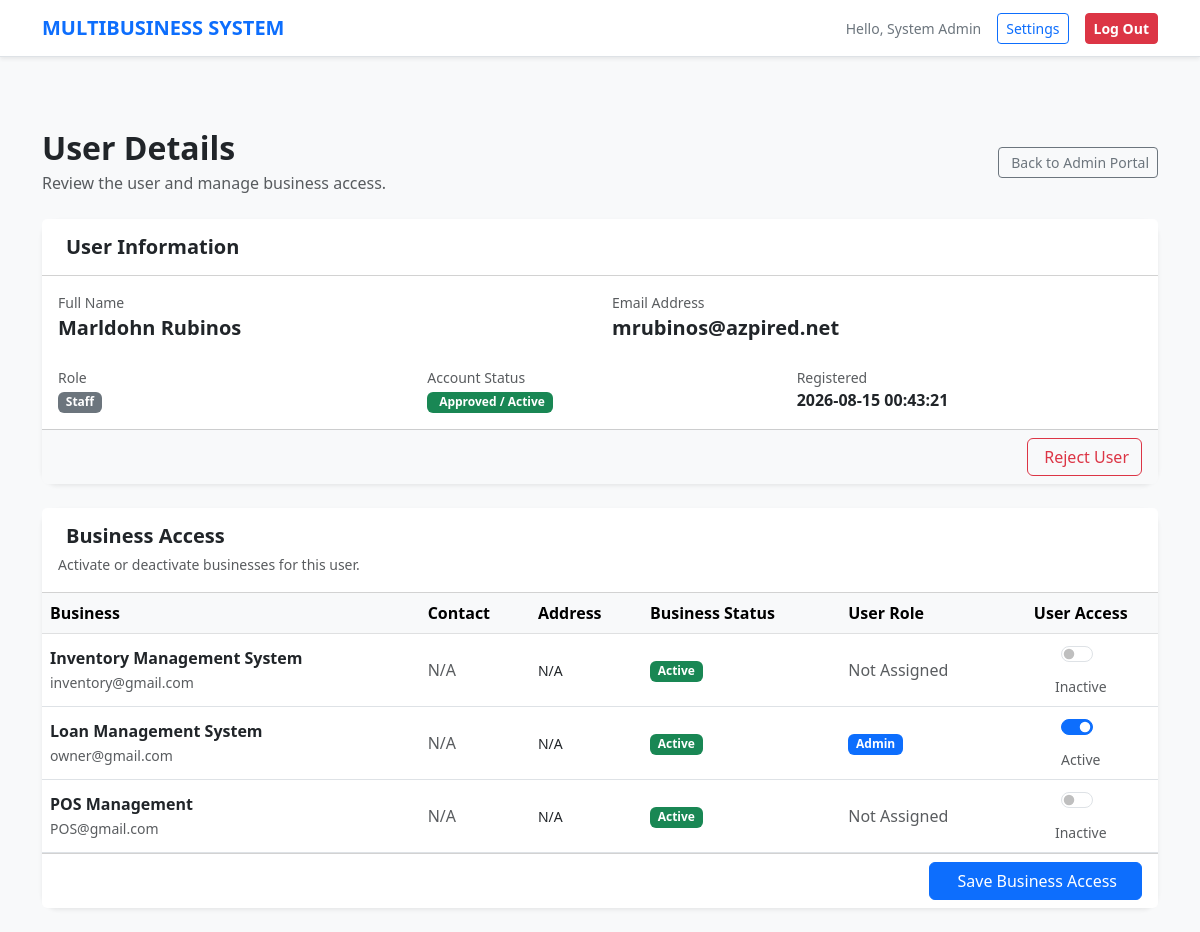
/public/index.php?page=admin_user_details&id=3 (signed in), run on the app's committed database.
### tables this page shows
CREATE TABLE `users` (
  `id` int(11) NOT NULL,
  `name` varchar(150) NOT NULL,
  `email` varchar(150) NOT NULL,
  `password` varchar(255) NOT NULL,
  `role` enum('super_admin','admin','staff') NOT NULL DEFAULT 'staff',
  `status` enum('active','inactive','pending') NOT NULL DEFAULT 'active',
  `created_at` timestamp NOT NULL DEFAULT current_timestamp(),
  `updated_at` timestamp NULL DEFAULT NULL ON UPDATE current_timestamp()
);

CREATE TABLE `businesses` (
  `id` int(11) NOT NULL,
  `name` varchar(150) NOT NULL,
  `email` varchar(150) DEFAULT NULL,
  `phone` varchar(50) DEFAULT NULL,
  `address` text DEFAULT NULL,
  `status` enum('active','inactive') NOT NULL DEFAULT 'active',
  `created_at` timestamp NOT NULL DEFAULT current_timestamp(),
  `updated_at` timestamp NULL DEFAULT NULL ON UPDATE current_timestamp()
);

### resources/admin_user_details.php (the view, shortened to what this page needs)
<?php
$pdo = Database::getConnection();
$targetUserId = (int)($_GET['id'] ?? 0);
$stmt = $pdo->prepare("
    SELECT
        id,
        name,
        email,
        role,
        status,
        created_at,
        updated_at
    FROM users
    WHERE id = ?
    LIMIT 1
");
$stmt->execute([$targetUserId]);
$user = $stmt->fetch(PDO::FETCH_ASSOC);
$stmt = $pdo->query("
    SELECT
        id,
        name,
        email,
        phone,
        address,
        status,
        created_at
    FROM businesses
    ORDER BY name ASC
");
$businesses = $stmt->fetchAll(PDO::FETCH_ASSOC);
$stmt = $pdo->prepare("
    SELECT
        business_id,
        role
    FROM business_users
    WHERE user_id = ?
");
$stmt->execute([$targetUserId]);
$userBusinesses = [];
foreach ($stmt->fetchAll(PDO::FETCH_ASSOC) as $row) {
    $userBusinesses[(int)$row['business_id']] = $row['role'];
}
include __DIR__ . '/partials/header.php';
?>
<div class="container py-4">
    <div class="d-flex justify-content-between align-items-center mb-4">
        <div>
            <h2 class="fw-bold mb-1">
                User Details
            </h2>
            <p class="text-muted mb-0">
                Review the user and manage business access.
            </p>
        </div>
        <a
            href="index.php?page=admin_portal"
            class="btn btn-outline-secondary btn-sm"
        >
            Back to Admin Portal
        </a>
    </div>
    <div class="card shadow-sm border-0 rounded-4 mb-4">
        <div class="card-header bg-white py-3">
            <h5 class="fw-bold mb-0">
                User Information
            </h5>
        </div>
        <div class="card-body">
            <div class="row g-4">
                <div class="col-md-6">
                    <div class="text-muted small">
                        Full Name
                    </div>
                    <div class="fw-bold fs-5">
                        <?= htmlspecialchars($user['name']) ?>
                    </div>
                </div>
                <div class="col-md-6">
                    <div class="text-muted small">
                        Email Address
                    </div>
                    <div class="fw-bold fs-5">
                        <?= htmlspecialchars($user['email']) ?>
                    </div>
                </div>
                <div class="col-md-4">
                    <div class="text-muted small">
                        Role
                    </div>
                    <?php
                    $role = $user['role'] ?? 'staff';
                    $roleClass = 'secondary';
                    if ($role === 'super_admin') {
                        $roleClass = 'danger';
                    } elseif ($role === 'admin') {
                        $roleClass = 'primary';
                    } elseif ($role === 'staff') {
                        $roleClass = 'secondary';
                    }
                    ?>
                    <span class="badge bg-<?= $roleClass ?>">
                        <?= htmlspecialchars(
                            ucwords(str_replace('_', ' ', $role))
                        ) ?>
                    </span>
                </div>
                <div class="col-md-4">
                    <div class="text-muted small">
                        Account Status
                    </div>
                    <?php
                    $userStatus = $user['status'] ?? 'pending';
                    if ($userStatus === 'active'):
                    ?>
                        <span class="badge bg-success">
                            Approved / Active
                        </span>
                    <?php endif; ?>
                </div>
                <div class="col-md-4">
                    <div class="text-muted small">
                        Registered
                    </div>
                    <div class="fw-semibold">
                        <?= htmlspecialchars(
                            $user['created_at']
                        ) ?>
                    </div>
                </div>
            </div>
        </div>
        <div class="card-footer bg-light">
            <div class="d-flex justify-content-end gap-2">
                <?php if ($userStatus === 'active'): ?>
                    <form
                        method="POST"
                        onsubmit="return confirm('Reject this user?');"
                    >
                        <button
                            type="submit"
                            class="btn btn-outline-danger"
                        >
                            Reject User
                        </button>
                    </form>
                <?php endif; ?>
            </div>
        </div>
    </div>
    <div class="card shadow-sm border-0 rounded-4">
        <div class="card-header bg-white py-3">
            <h5 class="fw-bold mb-1">
                Business Access
            </h5>
            <small class="text-muted">
                Activate or deactivate businesses for this user.
            </small>
        </div>
        <form method="POST">
            <?php if (empty($businesses)): ?>
                <div class="p-4 text-center">
                    <i
                        class="bi bi-buildings text-muted"
                        style="font-size:3rem;"
                    ></i>
                    <p class="text-muted mt-3 mb-0">
                        No businesses found.
                    </p>
                </div>
            <?php else: ?>
                <div class="table-responsive">
                    <table class="table table-hover align-middle mb-0">
                        <thead class="table-light">
                            <tr>
                                <th>
                                    Business
                                </th>
                                <th>
                                    Contact
                                </th>
                                <th>
                                    Address
                                </th>
                                <th>
                                    Business Status
                                </th>
                                <th>
                                    User Role
                                </th>
                                <th class="text-center">
                                    User Access
                                </th>
                            </tr>
                        </thead>
                        <tbody>
                            <?php foreach ($businesses as $business): ?>
                                <?php
                                $businessId = (int)$business['id'];
                                $hasAccess = isset(
                                    $userBusinesses[$businessId]
                                );
                                $businessStatus =
                                    $business['status'] ?? 'active';
                                ?>
                                <tr>
                                    <td>
                                        <div class="fw-bold">
                                            <?= htmlspecialchars(
                                                $business['name']
                                            ) ?>
                                        </div>
                                        <?php if (!empty($business['email'])): ?>
                                            <small class="text-muted">
                                                <?= htmlspecialchars(
                                                    $business['email']
                                                ) ?>
                                            </small>
                                        <?php endif; ?>
                                    </td>
                                    <td>
                                        <?php if (!empty($business['phone'])): ?>
                                            <i class="bi bi-telephone me-1"></i>
                                            <?= htmlspecialchars(
                                                $business['phone']
                                            ) ?>
                                        <?php else: ?>
                                            <span class="text-muted">
                                                N/A
                                            </span>
                                        <?php endif; ?>
                                    </td>
                                    <td>
                                        <small>
                                            <?= !empty($business['address'])
                                                ? htmlspecialchars(
                                                    $business['address']
                                                )
                                                : 'N/A'
                                            ?>
                                        </small>
                                    </td>
                                    <td>
                                        <?php if (
                                            $businessStatus === 'active'
                                        ): ?>
                                            <span class="badge bg-success">
                                                Active
                                            </span>
                                        <?php else: ?>
                                            <span class="badge bg-secondary">
                                                Inactive
                                            </span>
                                        <?php endif; ?>
                                    </td>
                                    <td>
                                        <?php if ($hasAccess): ?>
                                            <span class="badge bg-primary">
                                                <?= htmlspecialchars(
                                                    ucwords(
                                                        str_replace(
                                                            '_',
                                                            ' ',
                                                            $userBusinesses[$businessId]
                                                        )
                                                    )
                                                ) ?>
                                            </span>
                                        <?php else: ?>
                                            <span class="text-muted">
                                                Not Assigned
                                            </span>
                                        <?php endif; ?>
                                    </td>
                                    <td class="text-center">
                                        <div class="form-check form-switch d-inline-block">
                                            <input
                                                type="checkbox"
                                                class="form-check-input"
                                                name="business[<?= $businessId ?>][active]"
                                                value="1"
                                                <?= $hasAccess ? 'checked' : '' ?>
                                                <?= $businessStatus !== 'active' ? 'disabled' : '' ?>
                                            >
                                        </div>
                                        <div>
                                            <small class="text-muted">
                                                <?= $hasAccess
                                                    ? 'Active'
                                                    : 'Inactive'
                                                ?>
                                            </small>
                                        </div>
                                    </td>
                                </tr>
                            <?php endforeach; ?>
                        </tbody>
                    </table>
                </div>
                <div class="card-footer bg-white">
                    <div class="d-flex justify-content-end">
                        <button
                            type="submit"
                            class="btn btn-primary px-4"
                        >
                            Save Business Access
                        </button>
                    </div>
                </div>
            <?php endif; ?>
        </form>
    </div>
</div>
<?php include __DIR__ . '/partials/footer.php'; ?>

### data on the page
users: name "Marldohn Rubinos", email "mrubinos@azpired.net", role "Staff", created_at "2026-08-15 00:43:21"
businesses: name "Inventory Management System", email "inventory@gmail.com", shows "N/A", shows "Active", shows "Not Assigned", shows "Inactive"
businesses: name "Loan Management System", email "owner@gmail.com", phone "N/A", address "N/A", shows "Active", id "Admin", status "☑"
businesses: name "POS Management", email "POS@gmail.com", shows "N/A", shows "Active", shows "Not Assigned", shows "Inactive"

### other printed values
$_SESSION['name'] "System Admin"
